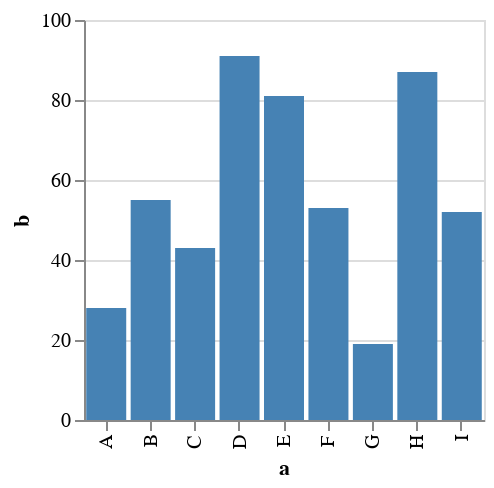

Here is the notebook cell this chart was saved with:
### Code cell
import altair_express as alx
import pandas as pd

df = pd.DataFrame({
    'a': ['A', 'B', 'C', 'D', 'E', 'F', 'G', 'H', 'I'],
    'b': [28, 55, 43, 91, 81, 53, 19, 87, 52]
})

alx.highlight_point()+alx.barplot(df,x='a',y='b')

### Figure 1 — Vega-Lite specification as saved in the notebook (floating-point values rounded to 4 significant figures)
{"config": {"view": {"continuousWidth": 400, "continuousHeight": 300}}, "data": {"name": "data-c2a3e89ba9d5d1687d5e8c28d630a033"}, "mark": {"type": "bar", "cursor": "pointer"}, "encoding": {"color": {"condition": {"value": "steelblue", "param": "ALX_SELECTION_click_FILTER"}, "value": "lightgray"}, "x": {"axis": {}, "field": "a", "type": "nominal"}, "y": {"axis": {}, "field": "b", "type": "quantitative"}}, "height": 200, "params": [{"name": "ALX_SELECTION_click_FILTER", "select": {"type": "point"}}], "width": 200, "$schema": "https://vega.github.io/schema/vega-lite/v5.2.0.json", "datasets": {"data-c2a3e89ba9d5d1687d5e8c28d630a033": [{"a": "A", "b": 28}, {"a": "B", "b": 55}, {"a": "C", "b": 43}, {"a": "D", "b": 91}, {"a": "E", "b": 81}, {"a": "F", "b": 53}, {"a": "G", "b": 19}, {"a": "H", "b": 87}, {"a": "I", "b": 52}]}}
